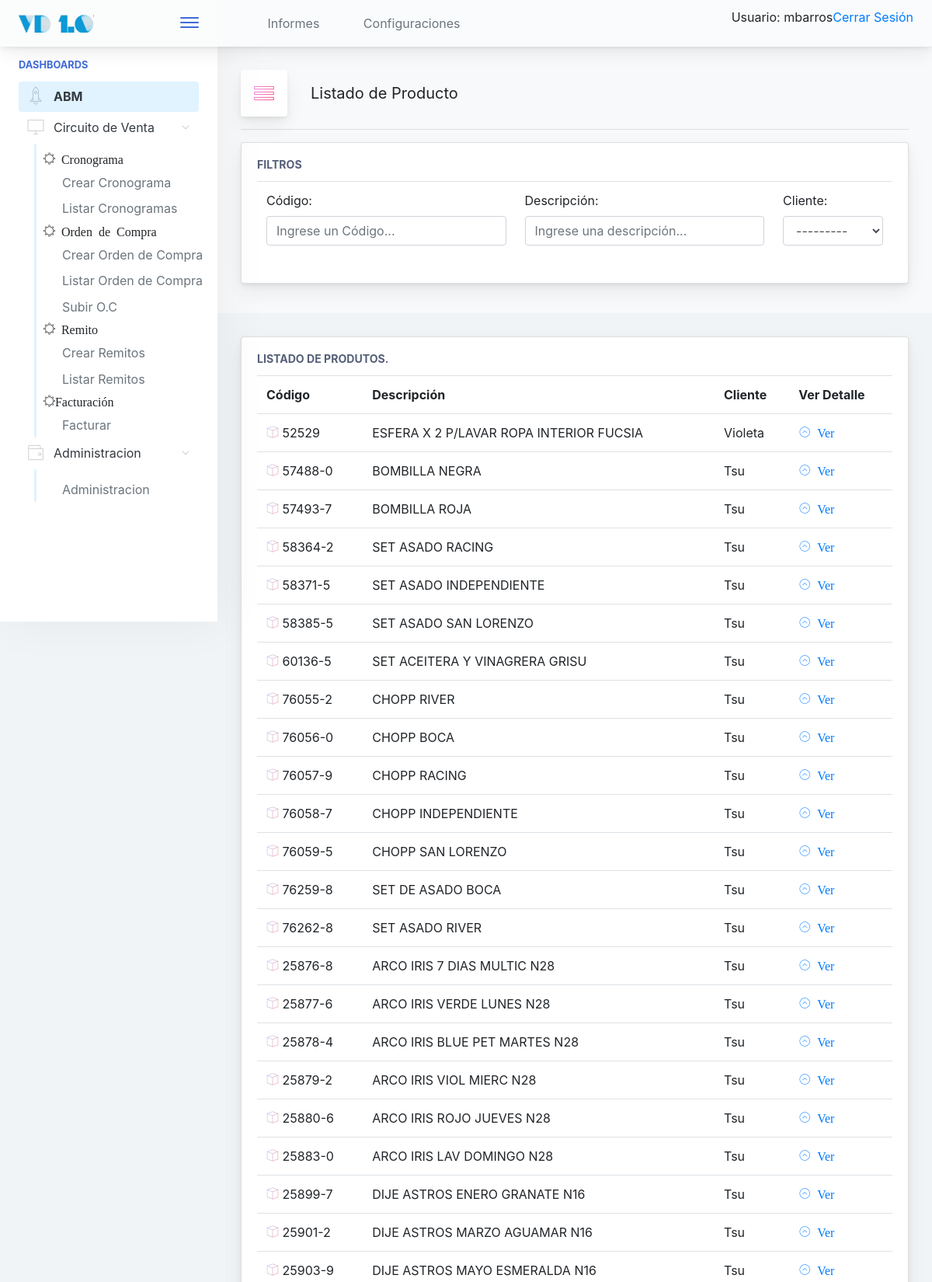
/gral/producto/listar/ (signed in, upper part), run on the app's committed database.
### gral/models.py (models this page shows, shortened)
class Producto(models.Model):
    codigo              = models.CharField(max_length=50, unique=True)
    descripcion         = models.CharField(max_length=250)
    cliente             = models.ForeignKey('Cliente', null=False, blank=False, on_delete=models.CASCADE)
    lineaproducto_Id    = models.ForeignKey('LineaProducto', null=True, blank=True, on_delete=models.CASCADE)
    etiqueta_id         = models.ForeignKey('Etiqueta', null=True, blank=True, on_delete=models.CASCADE)

class Cliente(models.Model):
    razon_social      = models.CharField(max_length=150, unique=True)
    nombre_corto      = models.CharField(max_length=25, unique=True)
    cuit              = models.CharField(max_length=15, unique=True)
    direccion_fiscal  = models.CharField(max_length=250)
    direccion_entrega = models.CharField(max_length=250)
    condicion_iva     = models.CharField(max_length=100, blank=False, default='Responsable Inscripto')
    observaciones     = models.TextField(blank=True)
    def __str__(self):
        return self.nombre_corto

### gral/views.py (the view)
# urls.py: path('producto/listar/', ProductoListView.as_view(), name='ProductoListView'),
class ProductoListView(LoginRequiredMixin, ListView):
	model = Producto
	template_name = 'gral/partials/producto_list.html'
	context_object_name = 'producto'

### inicio/templates/gral/producto_list.html (shortened to what this page needs)
{% extends '../base.html' %}
{%  block cuerpo %}
<div class="app-page-title">
    <div class="page-title-heading">
        <div class="page-title-icon">
            <i class="pe-7s-menu icon-gradient bg-ripe-malin"></i>
        </div>
        <div>Listado de Producto</div>
    </div>
	<hr/>
	<div class="main-card mb-2 card">
		<div class="card-body">
			<h5 class="card-title">Filtros</h5>
			<table class="table table-hover table-fixed">
				<tr>
					<td>
						<label for="filtroCodigo">Código:</label>
						<input type="text" class="form-control" id="filtroCodigo"
							onkeyup="filtros()"
							placeholder="Ingrese un Código..." />
                    </td>
                    <td>
						<label for="filtroDescripcion">Descripción:</label>
						<input type="text" class="form-control" id="filtroDescripcion"
							onkeyup="filtros()"
							placeholder="Ingrese una descripción..." />
				    </td>
				<td>
						<label for="clientes_select">Cliente:</label>
						<select id="clientes_select" class="form-control"
							onchange="filtros()">
					</td>
				</tr>
			</table>
		</div>
	</div>
</div>
{% include './partials/pProducto_list.html'%}
{% endblock %}

### inicio/templates/base.html (shortened to what this page needs)
<!doctype html>
<html lang="es">
<head>
    {% include "./utils/base_cabecera.html" %}
</head>
<body>
    {% if user.is_authenticated %}
            <div class="app-container app-theme-white body-tabs-shadow fixed-sidebar fixed-header">
    {% else %}
        <div class="app-container app-theme-white body-tabs-shadow fixed-sidebar fixed-header closed-sidebar">
    {% endif %}
        <div class="app-header header-shadow">
            <div class="app-header__logo">
                <div class="logo-src"></div>
                <div class="header__pane ml-auto">
                    <div>
                        <button type="button" class="hamburger close-sidebar-btn hamburger--elastic" data-class="closed-sidebar">
                            <span class="hamburger-box">
                                <span class="hamburger-inner"></span>
                            </span>
                        </button>
                    </div>
                </div>
            </div>
                <div class="app-header__content">
                <div class="app-header-left">
                                               {% if user.is_authenticated %}
                    <ul class="header-menu nav">
                        <li class="nav-item">
				<a href="{% url 'informes:main_informes'%}" class="nav-link">
                                <i class="nav-link-icon fa fa-database"> </i>
                                Informes
                            </a>
                        </li>
                        <li class="dropdown nav-item">
                            <a href="{% url 'configuraciones:configuraciones' %}" class="nav-link">
                                <i class="nav-link-icon fa fa-cog"></i>
                                Configuraciones
                            </a>
                        </li>
                    </ul>
                 {% endif %}
                 </div>
                <div class="app-header-right">
                    <div class="header-btn-lg pr-0">
                        <div class="widget-content p-0">
                            <div class="widget-content-wrapper">
                                <div class="widget-content-left">
                                    <div class="btn-group">
    {% if user.is_authenticated %}
     <p>Usuario:  {{ user.get_username }}</p>
     <p><a href="{% url 'logout'%}?next={{request.path}}">Cerrar Sesión</a></p>
   {% else %}
     <p><a href="{% url 'login'%}?next={{request.path}}">Ingresar</a></p>
   {% endif %}
                                    </div>
                                </div>
                            </div>
                        </div>
                    </div>        </div>
            </div>
        </div>
               <div class="app-main">
                <div class="app-sidebar sidebar-shadow">
                        <div class="scrollbar-sidebar">
                        <div class="app-sidebar__inner">
                            {% if user.is_authenticated %}
                            <ul class="vertical-nav-menu">
                                <li class="app-sidebar__heading">Dashboards</li>
                                  <li>
                                     <a href="{% url 'inicio:abm' %}" class="mm-active">
                                        <i class="metismenu-icon pe-7s-rocket"></i>
                                        ABM
                                    </a>
                                </li>
                                <li>
                                    <a href="#">
                                        <i class="metismenu-icon pe-7s-monitor"></i>
                                        Circuito de Venta
                                        <i class="metismenu-state-icon pe-7s-angle-down caret-left"></i>
                                    </a>
                                    <ul>
                                    	<li><i class="pe-7s-settings">  Cronograma</i></li>
                                        <li>
                                            <a href="{% url 'venta:CronogramaCreate' %}">
                                                Crear Cronograma
                                            </a>
                                        </li>
                                         <li>
                                            <a href="{% url 'venta:CronogramaList' %}">
                                                Listar Cronogramas
                                            </a>
                                        </li>
                                    	<li><i class="pe-7s-settings">  Orden de Compra</i></li>
                                         <li>
                                            <a href="{% url 'venta:OrdenCompraCompleto' %}">
                                                Crear Orden de Compra
                                            </a>
                                        </li>
                                        <li>
                                            <a href="{% url 'venta:OrdenCompraList' %}">
                                                Listar Orden de Compra
                                            </a>
                                        </li>
                                        <li>
                                            <a href="{% url 'upoc:SubirOC' %}">
                                                Subir O.C
                                            </a>
                                        </li>
                                    	<li><i class="pe-7s-settings">  Remito</i></li>
                                          <li>
                                            <a href="{% url 'venta:RemitoCrear' %}">
                                                Crear Remitos
                                            </a>
                                        </li>
                                        <li>
                                            <a href="{% url 'venta:RemitoListar' %}">
                                                Listar Remitos
                                            </a>
                                        </li>
                                        <li><i class="pe-7s-settings">Facturación</i></li>
                                                                           <li>
                                            <a href="{% url 'venta:RemitoCrear' %}">
                                                Facturar
                                            </a>
                                        </li>
                                    </ul>
                                                                    <li>
                                    <a href="#">
                                        <i class="metismenu-icon pe-7s-wallet"></i>
                                        Administracion
                                        <i class="metismenu-state-icon pe-7s-angle-down caret-left"></i>
                                    </a>
                                    <ul>
                                        <li>
                                            <a href="{% url 'admin:index' %}">
                                                Administracion
                                            </a>
                                        </li>
                                        </ul>
                                </li>
                            </ul>
                            {% endif %}
                        </div>
                    </div>
                </div>    <div class="app-main__outer">
                <div class="app-main__inner">
                                            {% if user.is_authenticated %}
			{% block cuerpo %}
			{% endblock %}
			{% else %}
			{% block sesion%}
			{% endblock %}
			{% endif %}
			</div>
    </div>
        </div>
    </div>
</body>
</html>

### inicio/templates/gral/partials/pProducto_list.html
   {% if object_list %}
<div class="main-card mb-3 card">
	<div class="card-body">
	<h5 class="card-title">Listado de produtos.</h5>
		<table class="table table-hover table-fixed" id="tablaResultado">
		  <tr>
		    <th>Código</th>
		    <th>Descripción</th>
		    <th>Cliente</th>
		    <th>Ver Detalle</th>
		  </tr>
		      {% for producto in object_list %}
		   <tr>
		      <td><i class="pe-7s-box2 icon-gradient bg-amy-crisp">
		        </i>
		        {{producto.codigo}}
		      </td>
		      <td>
		        {{producto.descripcion }}
		      </td>
		      <td>
		        {{producto.cliente}}
		      </td>
		      <td>
			      <a href="{% url 'gral:ProductoDetail' pk=producto.id %}">
			      	<i class="pe-7s-angle-up-circle">
			      			Ver
			      	</i>
			      </a>
		      </td>
		    </tr>
		      {% endfor %}
		    {% else %}
		      <p>No hay registros para mostrar.</p>
		    {% endif %}
		</table>
	</div>
</div>

### data on the page
Producto: codigo "52529", descripcion "ESFERA X 2 P/LAVAR ROPA INTERIOR FUCSIA", cliente "Violeta"
Producto: codigo "57488-0", descripcion "BOMBILLA NEGRA", cliente "Tsu"
Producto: codigo "57493-7", descripcion "BOMBILLA ROJA", cliente "Tsu"
Producto: codigo "58364-2", descripcion "SET ASADO RACING", cliente "Tsu"
Producto: codigo "58371-5", descripcion "SET ASADO INDEPENDIENTE", cliente "Tsu"
Producto: codigo "58385-5", descripcion "SET ASADO SAN LORENZO", cliente "Tsu"
Producto: codigo "60136-5", descripcion "SET ACEITERA Y VINAGRERA GRISU", cliente "Tsu"
Producto: codigo "76055-2", descripcion "CHOPP RIVER", cliente "Tsu"
Producto: codigo "76056-0", descripcion "CHOPP BOCA", cliente "Tsu"
Producto: codigo "76057-9", descripcion "CHOPP RACING", cliente "Tsu"
Producto: codigo "76058-7", descripcion "CHOPP INDEPENDIENTE", cliente "Tsu"
Producto: codigo "76059-5", descripcion "CHOPP SAN LORENZO", cliente "Tsu"
Producto: codigo "76259-8", descripcion "SET DE ASADO BOCA", cliente "Tsu"
Producto: codigo "76262-8", descripcion "SET ASADO RIVER", cliente "Tsu"
Producto: codigo "25876-8", descripcion "ARCO IRIS 7 DIAS MULTIC N28", cliente "Tsu"
Producto: codigo "25877-6", descripcion "ARCO IRIS VERDE LUNES N28", cliente "Tsu"
Producto: codigo "25878-4", descripcion "ARCO IRIS BLUE PET MARTES N28", cliente "Tsu"
Producto: codigo "25879-2", descripcion "ARCO IRIS VIOL MIERC N28", cliente "Tsu"
Producto: codigo "25880-6", descripcion "ARCO IRIS ROJO JUEVES N28", cliente "Tsu"
Producto: codigo "25883-0", descripcion "ARCO IRIS LAV DOMINGO N28", cliente "Tsu"
Producto: codigo "25899-7", descripcion "DIJE ASTROS ENERO GRANATE N16", cliente "Tsu"
Producto: codigo "25901-2", descripcion "DIJE ASTROS MARZO AGUAMAR N16", cliente "Tsu"
Producto: codigo "25903-9", descripcion "DIJE ASTROS MAYO ESMERALDA N16", cliente "Tsu"

### other printed values
{{ user.get_username }} "mbarros"
